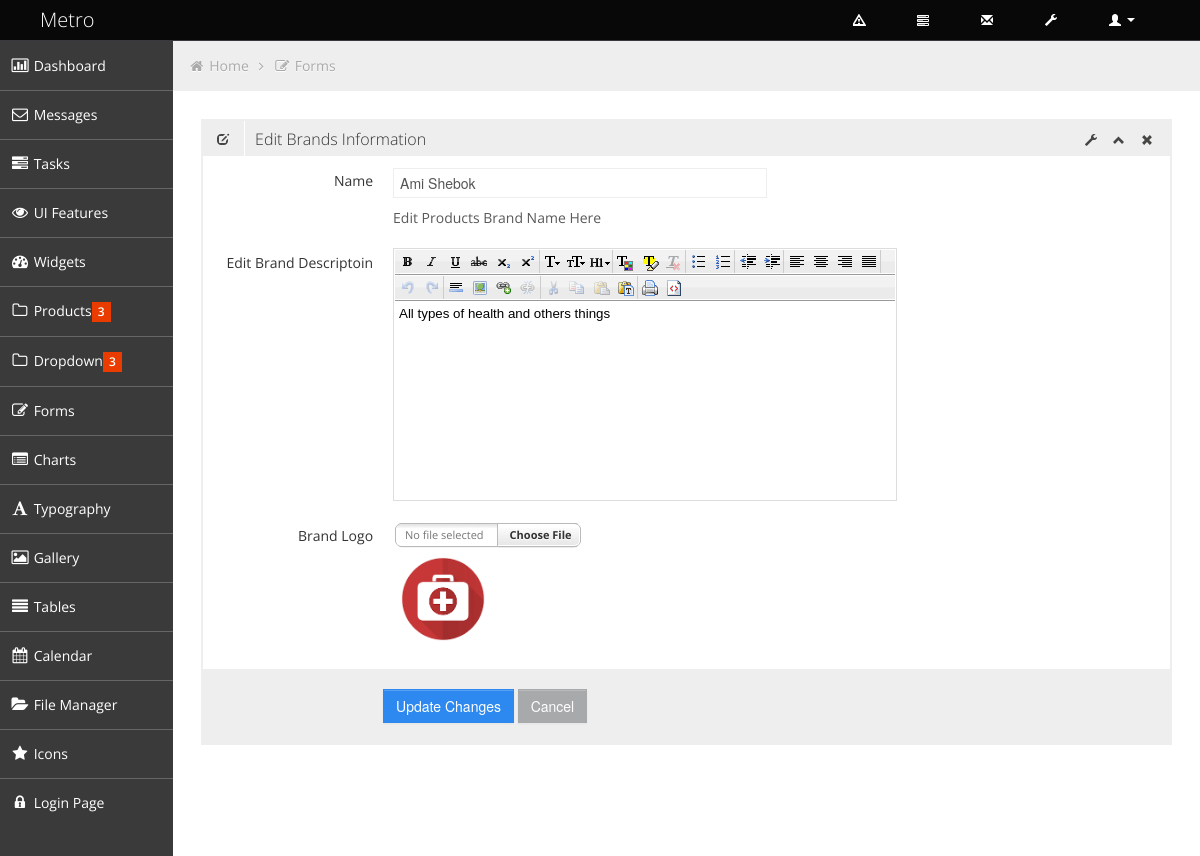
Screenshot of /Product_Controller/edit_brands/6 with the database file from the repository.
### tables this page shows
CREATE TABLE `product_brands_tbl` (
  `id` int(11) NOT NULL,
  `name` varchar(255) NOT NULL,
  `brand_desc` varchar(255) NOT NULL,
  `logo` varchar(255) NOT NULL,
  `brand_status` int(2) NOT NULL
);

### application/controllers/Product_Controller.php (called while the page is built, shortened)
<?php
Class Product_Controller extends CI_Controller{
	public function edit_brands($b_id){
		$data = array();
		$data['header'] = $this->load->view('backEnd/tp-parts/header', '', true);
		$data['footer'] = $this->load->view('backEnd/tp-parts/footer', '', true);
		$data['main_menu'] = $this->load->view('backEnd/tp-parts/main_menu', '', true);
		$data['brand_edit_info'] = $this->Product_Model->edit_brand_info_by_id($b_id);
		$this->load->view('backEnd/edit_brands', $data);
	}
}

### index.php (called while the page is built, shortened)
<?php
require_once BASEPATH.'core/CodeIgniter.php';

### application/models/Product_Model.php (called while the page is built, shortened)
<?php
Class Product_Model extends CI_Model{
	public function edit_brand_info_by_id($b_id){
		$this->db->select('*');
		$this->db->from('product_brands_tbl');
		$this->db->where('id', $b_id);
		$requery_result = $this->db->get();
		$result = $requery_result->row();
		return $result;
	}
}

### application/views/backEnd/edit_brands.php (the view, shortened to what this page needs)
<?php echo $header; ?>
		<div class="container-fluid-full">
		<div class="row-fluid">
<?php echo $main_menu; ?>
			<div id="content" class="span10">
			<ul class="breadcrumb">
				<li>
					<i class="icon-home"></i>
					<a href="index.html">Home</a>
					<i class="icon-angle-right"></i>
				</li>
				<li>
					<i class="icon-edit"></i>
					<a href="#">Forms</a>
				</li>
			</ul>
			<div class="row-fluid sortable">
				<div class="box span12">
					<div class="box-header" data-original-title>
						<h2><i class="halflings-icon edit"></i><span class="break"></span>Edit Brands Information</h2>
						<div class="box-icon">
							<a href="#" class="btn-setting"><i class="halflings-icon wrench"></i></a>
							<a href="#" class="btn-minimize"><i class="halflings-icon chevron-up"></i></a>
							<a href="#" class="btn-close"><i class="halflings-icon remove"></i></a>
						</div>
					</div>
					<div class="box-content">
						<form class="form-horizontal" action="<?php echo base_url(); ?>Product_Controller/update_brands" method="post" enctype="multipart/form-data">
						  <fieldset>
							<div class="control-group">
							  <label class="control-label" for="typeahead">Name </label>
							  <div class="controls">
								<input type="text" value="<?php echo $brand_edit_info->name; ?>" name="p_er_brand_name" class="span6 typeahead" id="typeahead">
								<p class="help-block">Edit Products Brand Name Here</p>
							  </div>
							</div>
							<div class="control-group hidden-phone">
							  <label class="control-label" for="textarea2">Edit Brand Descriptoin</label>
							  <div class="controls">
							  </div>
							</div>
							<div class="control-group">
							  <label class="control-label" for="fileInput">Brand Logo</label>
							  <div class="controls">
								<input class="input-file uniform_on" name="p_er_barnd_logo" id="fileInput" type="file"><br />
								<img src="<?php echo base_url().$brand_edit_info->logo; ?>" width="100px" height="100px" >
							  </div>
							</div>
							<div class="form-actions">
							  <button type="submit" class="btn btn-primary">Update Changes</button>
							  <button type="reset" class="btn">Cancel</button>
							</div>
						  </fieldset>
						</form>
					</div>
				</div>
			</div>
			</div>
		</div>
		</div>
	<?php echo $footer; ?>

### assets/backEnd/css/style.css (style rules this page uses)
body { background: #F5F5F5; color: #333; border: none; font-family: 'Open Sans', sans-serif; font-weight: 400; }
h2 { font-size: 16px; line-height: 16px; }
#content { background: #ffffff; filter: none; min-height: 100%; padding: 20px 20px; position: relative; }
.breadcrumb { margin: -28px -28px 28px -28px; line-height: 34px; background: #eee; border: 0px; color: #aaa; -webkit-box-shadow: none; -moz-box-shadow: none; box-shadow: none; -webkit-border-radius: 0px; -moz-border-radius: 0px; border-radius: 0px; }
.breadcrumb a { color: #aaa; text-shadow: 0px 1px 1px #fff; }
.box { border: 2px solid #eee; background: #fff !important; margin-bottom: 28px; }
.box-header { height: 16px; font-size: 16px; line-height: 16px; padding: 10px; background: #eee; -webkit-box-shadow: none; -moz-box-shadow: none; box-shadow: none; overflow: hidden; }
.box-header h2 { float:left; margin-top: 0px; font-weight: 300; }
.box-header h2 i { margin: 0px 3px 0px 4px; opacity: .8; filter: alpha(opacity=80); -ms-filter:"progid:DXImageTransform.Microsoft.Alpha(Opacity=80)"; }
.box-header .box-icon { float:right; margin-top: 1px; }
.box-header .box-icon i { -webkit-transition: all 0.1s ease-in-out; -moz-transition: all 0.1s ease-in-out; -o-transition: all 0.1s ease-in-out; -ms-transition: all 0.1s ease-in-out; transition: all 0.1s ease-in-out; opacity: .8; filter: alpha(opacity=80); -ms-filter:"progid:DXImageTransform.Microsoft.Alpha(Opacity=80)"; }
.box-header .box-icon a { margin: 0px 5px; }
.box-content { position: relative; z-index: 50; margin-top: -1px; padding: 10px; background: #fff !important; }
.form-actions { padding: 19px 20px 20px; margin: 20px -10px -30px -10px; background-color: #eee; border-top: 1px solid #eee; *zoom: 1; }
.form-actions:before, .form-actions:after { display: table; line-height: 0; content: ""; }
.form-actions:after { clear: both; }
.btn { display: inline-block; padding: 6px 12px; margin-bottom: 0; font-size: 14px; font-weight: 500; line-height: 20px; text-align: center; white-space: nowrap; vertical-align: middle; cursor: pointer; border: 1px solid #a7a9aa; -webkit-border-radius: 0px !important; border-radius: 0px !important; }
.btn { color: #ffffff; background-color: #a7a9aa; border-color: #a7a9aa; background-image: none; filter: none; text-shadow: none; }
.btn-primary { background-color: #2D89EF; border-color: #2D89EF; }

### assets/backEnd/css/style-responsive.css (style rules this page uses)
@media (min-width: 1200px) { .container-fluid-full { overflow: hidden; position: relative; height: 100%; } }
@media (min-width: 1200px) { #content { width: 85.578%; padding: 28px; margin: 0px 0px; margin-left: 14.422% !important; } }

### assets/backEnd/css/halflings.css (style rules this page uses)
html, html .halflings { -webkit-font-smoothing: antialiased !important; }
.halflings-icon { display: inline-block; width: 14px; height: 14px; line-height: 14px; vertical-align: text-top; background-image: url(../img/glyphicons_halflings.svg); background-position: 0 0; background-repeat: no-repeat; vertical-align: top; *display: inline; *zoom: 1; *margin-right: .3em; }
.halflings-icon.remove { background-position: -312px 0; }
.halflings-icon.edit { background-position: -96px -72px; }
.halflings-icon.chevron-up { background-position: -288px -120px; }
.halflings-icon.wrench { background-position: -360px -144px; }

### rows the page displays
product_brands_tbl: p_er_brand_name "Ami Shebok", logo (picture)
